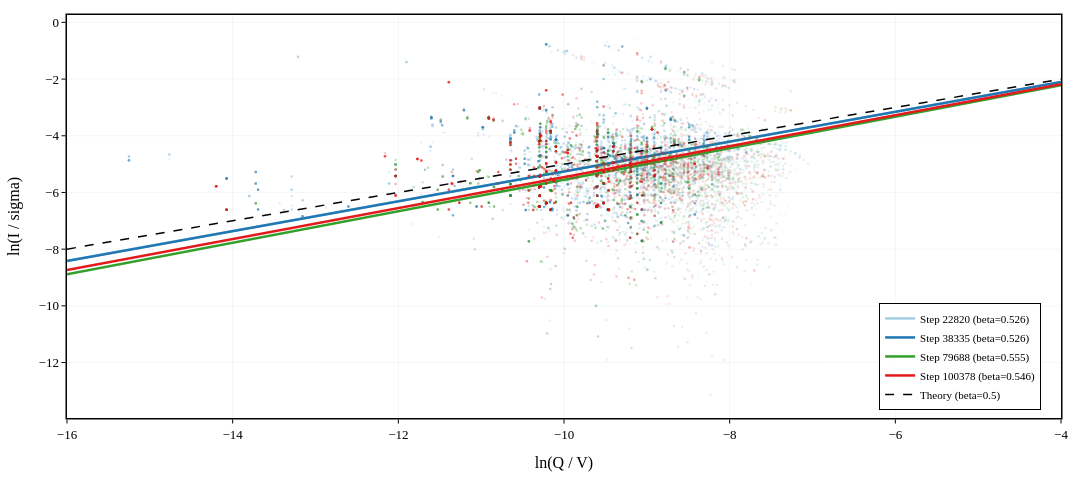

Write notebook code for a chart like this one.
### Code cell
# -- Figure: Beta Regression Lines (4 checkpoints overlaid) --

fig = go.Figure()
x_range = np.array([-16, -4])

for label, r in R.items():
    pc = r['pc']
    if pc.empty:
        continue
    color = STEP_COLORS[label]
    beta  = r['beta']['beta']
    n_show = min(5000, len(pc))
    idx = np.random.RandomState(42).choice(len(pc), n_show, replace=False)
    sub = pc.iloc[idx]
    fig.add_trace(go.Scatter(
        x=sub['x'], y=sub['y'] - sub['alpha'], mode='markers',
        marker=dict(size=2.5, color=color, opacity=0.12),
        name=label, showlegend=False))
    fig.add_trace(go.Scatter(
        x=x_range, y=beta * x_range, mode='lines',
        line=dict(color=color, width=2.5),
        name=f"{label} (beta={beta:.3f})"))

fig.add_trace(go.Scatter(
    x=x_range, y=0.5 * x_range, mode='lines',
    line=dict(color='black', width=1.5, dash='dash'),
    name='Theory (beta=0.5)'))

pub_layout(fig, width=FULL_W, height=480, legend_pos='br')
fig.update_xaxes(title_text='ln(Q / V)')
fig.update_yaxes(title_text='ln(I / sigma)')
save_fig(fig, 'beta_regression_4ckpt.png')
fig.show()

### Figure 1 — Plotly figure (JSON) as saved in the notebook; plotly's stock layout.template omitted (floating-point values rounded to 4 significant figures; data arrays with more than 128 entries replaced by an {"elided": "..."} marker saying what was removed)
{"data": [{"marker": {"color": "#a6cee3", "opacity": 0.12, "size": 2.5}, "mode": "markers", "name": "Step 22820", "showlegend": false, "type": "scatter", "x": {"elided": "3534 float values"}, "y": {"elided": "3534 float values"}}, {"line": {"color": "#a6cee3", "width": 2.5}, "mode": "lines", "name": "Step 22820 (beta=0.526)", "type": "scatter", "x": [-16, -4], "y": [-8.414, -2.104]}, {"marker": {"color": "#1f78b4", "opacity": 0.12, "size": 2.5}, "mode": "markers", "name": "Step 38335", "showlegend": false, "type": "scatter", "x": {"elided": "3525 float values"}, "y": {"elided": "3525 float values"}}, {"line": {"color": "#1f78b4", "width": 2.5}, "mode": "lines", "name": "Step 38335 (beta=0.526)", "type": "scatter", "x": [-16, -4], "y": [-8.421, -2.105]}, {"marker": {"color": "#33a02c", "opacity": 0.12, "size": 2.5}, "mode": "markers", "name": "Step 79688", "showlegend": false, "type": "scatter", "x": {"elided": "3587 float values"}, "y": {"elided": "3587 float values"}}, {"line": {"color": "#33a02c", "width": 2.5}, "mode": "lines", "name": "Step 79688 (beta=0.555)", "type": "scatter", "x": [-16, -4], "y": [-8.883, -2.221]}, {"marker": {"color": "#e31a1c", "opacity": 0.12, "size": 2.5}, "mode": "markers", "name": "Step 100378", "showlegend": false, "type": "scatter", "x": {"elided": "3524 float values"}, "y": {"elided": "3524 float values"}}, {"line": {"color": "#e31a1c", "width": 2.5}, "mode": "lines", "name": "Step 100378 (beta=0.546)", "type": "scatter", "x": [-16, -4], "y": [-8.733, -2.183]}, {"line": {"color": "black", "dash": "dash", "width": 1.5}, "mode": "lines", "name": "Theory (beta=0.5)", "type": "scatter", "x": [-16, -4], "y": [-8.0, -2.0]}], "layout": {"font": {"color": "black", "family": "Times New Roman, DejaVu Serif, serif", "size": 13}, "height": 480, "legend": {"bgcolor": "rgba(255,255,255,0.85)", "bordercolor": "black", "borderwidth": 1, "font": {"size": 11}, "x": 0.98, "xanchor": "right", "y": 0.02, "yanchor": "bottom"}, "margin": {"b": 55, "l": 60, "r": 15, "t": 15}, "title": {}, "width": 1080, "xaxis": {"gridcolor": "rgba(0,0,0,0.08)", "gridwidth": 0.5, "linecolor": "black", "linewidth": 1.5, "mirror": true, "showgrid": true, "showline": true, "tickcolor": "black", "ticklen": 4, "ticks": "outside", "tickwidth": 1, "title": {"text": "ln(Q / V)"}, "zeroline": false}, "yaxis": {"gridcolor": "rgba(0,0,0,0.08)", "gridwidth": 0.5, "linecolor": "black", "linewidth": 1.5, "mirror": true, "showgrid": true, "showline": true, "tickcolor": "black", "ticklen": 4, "ticks": "outside", "tickwidth": 1, "title": {"text": "ln(I / sigma)"}, "zeroline": false}}}
